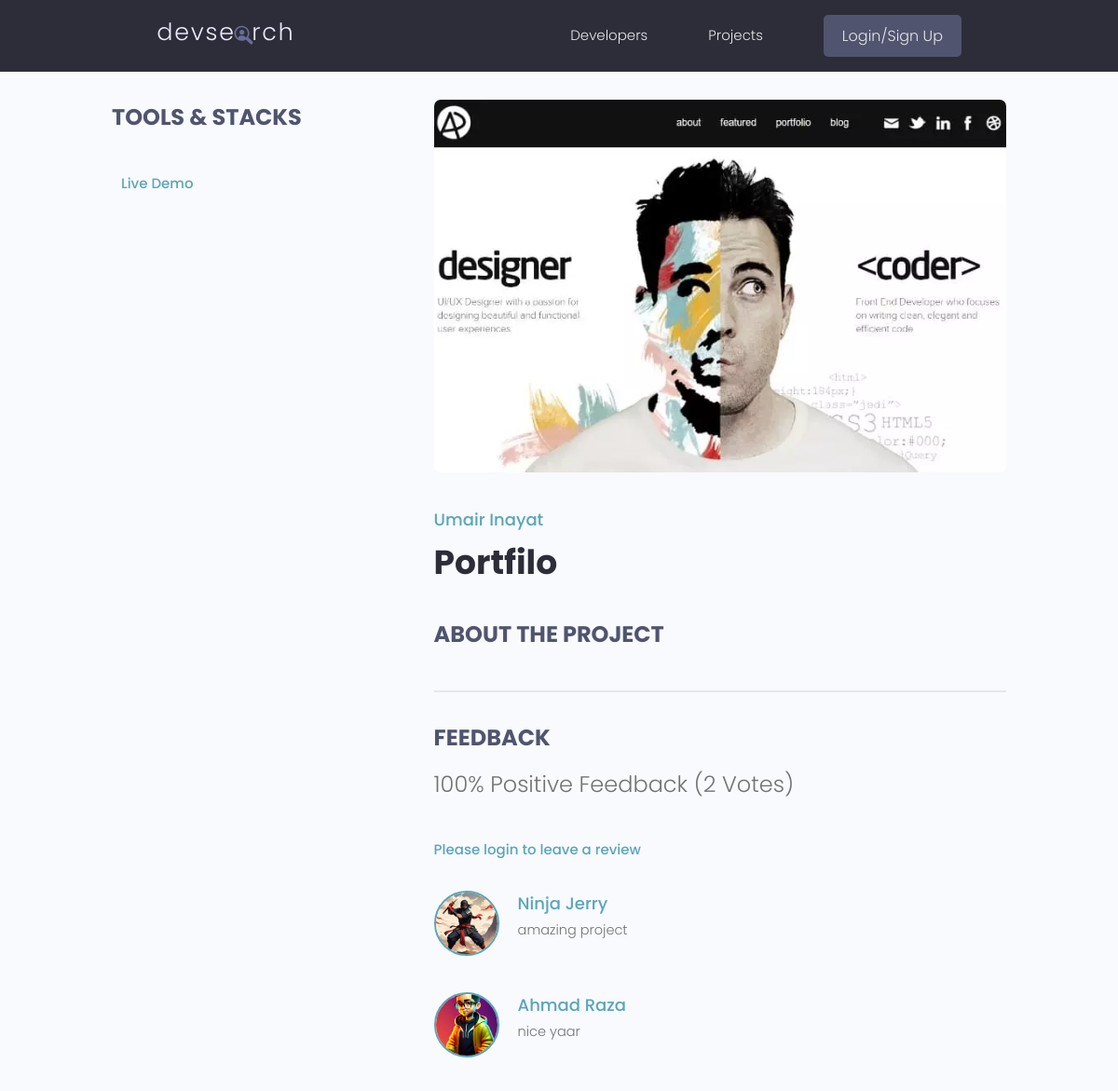
Page /projects/project/aa6848ef-ef6c-4d4f-b421-6b9e5eac281c/ on the committed database.
### projects/models.py (models this page shows, shortened)
class Project(models.Model):
    owner = models.ForeignKey(Profile, null=True, blank = True, on_delete=models.SET_NULL)
    title = models.CharField(max_length=200)
    description = models.TextField(null=True, blank = True)
    featured_image = models.ImageField(null=True, blank = True, default="default.jpg")
    technology = models.CharField(max_length=20)
    tag = models.ManyToManyField('Tag', blank= True)
    vote_total = models.IntegerField(default=0, null = True)
    vote_ratio = models.IntegerField(default=0, null = True)
    demo_link = models.CharField(max_length=2000,null=True, blank = True )
    source_link = models.CharField(max_length=2000,null=True, blank = True )
    created = models.DateTimeField(auto_now_add= True)
    id = models.UUIDField(default=uuid.uuid4, unique= True, primary_key= True, editable=False)
    class Meta:
        ordering = ['-vote_ratio', '-vote_total', 'title']
    @property
    def imageURL(self):
        try:
            url = self.featured_image.url
        except:
            url = ''
        return url
    @property
    def reviewers(self):
        queryset = self.review_set.all().values_list('owner__id', flat=True)
        return queryset

class Review(models.Model):
    VOTE_TYPE = (
        ('up', 'up'),
        ('down', 'down')
    )
    owner = models.ForeignKey(Profile, on_delete=models.CASCADE, null=True)
    project = models.ForeignKey(Project, on_delete=models.CASCADE, null=True, blank = True)
    body = models.TextField(null=True, blank = True)
    value = models.CharField(max_length=20, choices=VOTE_TYPE)
    created = models.DateTimeField(auto_now_add= True)
    id = models.UUIDField(default=uuid.uuid4,
                        unique= True, primary_key= True, editable=False)
    class Meta:
        unique_together = [['owner', 'project']]

### users/models.py (models this page shows, shortened)
class Profile(models.Model):
    user = models.OneToOneField(User, on_delete=models.CASCADE, null=True,blank= True )
    name = models.CharField(max_length=200, null=True)
    email = models.EmailField(max_length=500, null=True)
    username = models.CharField(max_length=200, null=True)
    location= models.CharField(max_length=200, null=True)
    short_intro = models.CharField(max_length=200, null=True, blank= True )
    profile_image = models.ImageField( null=True, blank= True , upload_to='profiles' , default="profiles/pro.png")
    social_github = models.CharField(max_length=200, null=True, blank= True )
    social_twitter = models.CharField(max_length=200, null=True, blank= True )
    social_linkedin = models.CharField(max_length=200, null=True, blank= True )
    social_stackoverflow = models.CharField(max_length=200, null=True, blank= True )
    description = models.TextField(blank=True)
    bio = models.TextField(max_length=500,blank=True, null=True),
    social_website = models.CharField(max_length=200, null=True, blank= True )
    id = models.UUIDField(default=uuid.uuid4, unique=True,
                        primary_key=True, editable=False)

### projects/views.py (the view, shortened to what this page needs)
# urls.py: path('project/<str:pk>/', views.project, name = "project"),
def project(request, pk):
    projectObj = Project.objects.get(id=pk)
    form = ReviewForm()
    return render(request, 'projects/single-project.html', {'project': projectObj, 'form': form})

### projects/templates/projects/single-project.html (shortened to what this page needs)
{% extends 'main.html' %}
{% block content %}
<main class="singleProject my-md">
    <div class="container">
        <div class="layout">
            <div class="column column--1of3">
                <h3 class="singleProject__subtitle">Tools & Stacks</h3>
                {% if project.demo_link %}
                <a class="singleProject__liveLink" href="{{project.demo_link}}" target="_blank">Live Demo
                </a>
                {% endif %}
            </div>
            <div class="column column--2of3">
                <img class="singleProject__preview" src="{{ project.imageURL }}" alt="portfolio thumbnail" />
                <a href="{% url 'user-profile' project.owner.id  %}"
                    class="singleProject__developer">{{project.owner.name}}</a>
                <h2 class="singleProject__title">{{project.title}}</h2>
                <h3 class="singleProject__subtitle">About the Project</h3>
                <div class="comments">
                    <h3 class="singleProject__subtitle">Feedback</h3>
                    <h5 class="project--rating">
                        {{project.vote_ratio}}% Positive Feedback ({{project.vote_total}}
                        Vote{{project.vote_total|pluralize:"s"}})
                    </h5>
                    {% if request.user.profile.id in project.reviewers %}
                    <p>You have already submitted your review for this project</p>
                    {% elif request.user.profile == project.owner %}
                    <p>You cannot review your own work</p>
                    {% else %}
                    <a href="{% url 'login' %}?next={{request.path}}">Please login to leave a review</a>
                    {% endif %}
                    <div class="commentList">
                        {% for review in project.review_set.all %}
                        {% if review.body %}
                        <div class="comment">
                            <a href="{% url 'user-profile' review.owner.id  %}">
                                <img class="avatar avatar--md" src="{{review.owner.profile_image.url}}" alt="user" />
                            </a>
                            <div class="comment__details">
                                <a href="{% url 'user-profile' review.owner.id  %}"
                                    class="comment__author">{{review.owner.name}}</a>
                                <p class="comment__info">{{review.body|linebreaksbr}}</p>
                            </div>
                        </div>
                        {% endif %}
                        {% endfor %}
                    </div>
                </div>
            </div>
        </div>
    </div>
</main>
{% endblock %}

### static/styles/app.css (style rules this page uses)
:root { --color-sub: #2d2d39; }
img { width: 100%; }
.singleProject .column--1of3 { order: 2; }
@media screen and (min-width: 1081px) { .singleProject .column--1of3 { order: 1; } }
@media screen and (min-width: 1081px) { .singleProject .column--2of3 { order: 2; } }
.singleProject__liveLink { font-weight: 500; transition: all 0.3s ease-in-out; border-bottom: 2px solid transparent; }
.singleProject__preview { height: 50vh; object-fit: cover; object-position: top center; margin-bottom: 3rem; border-radius: 0.7rem; }
.singleProject__developer { font-size: 1.8rem; font-weight: 500; }
.singleProject__title { font-size: 3.6rem; font-weight: 700; color: var(--color-sub); margin-bottom: 3rem; }
.project--rating { margin-bottom: 1.6em; margin-top: .5em; }
.singleProject__subtitle { text-transform: uppercase; font-size: 2.4rem; font-weight: 700; color: var(--color-sub-light); margin-bottom: 1rem; }
.comments { margin-top: 4rem; padding-top: 3rem; border-top: 2px solid var(--color-light); }
.commentList { margin: 3rem 0; }
.comment { display: flex; gap: 2rem; }
.comment:not(:last-child) { margin-bottom: 3rem; }
.comment__author { font-size: 1.8rem; }
.comment__info { font-size: 1.45rem; }

### static/uikit/styles/modules/_variables.css (style rules this page uses)
:root { --color-main: #5aa5b9; --color-main-light: #e6faff; --color-sub: #3f4156; --color-sub-light: #51546e; --color-sub-lighter: #ededfd; --color-text: #737373; --color-gray: #8b8b8b; --color-light: #e5e7eb; --color-light-gray: #767676; --color-bg: #f8fafd; --color-white: #fffefd; --color-white-light: #f3f3f3; --color-success: #359e64; --color-success-bg: #def8e8; --color-error: #fc4b0b; --color-error-bg: #fff2ee; --font-base: 'Poppins', arial, helvetica, 'Segoe UI', roboto, ubuntu, sans-serif; --font-monospace: 'Fira Code', 'Courier New', courier, monospace; --font-regular: 300; --font-medium: 500; --font-bold: 700; --generic-shadow: 1px 1px 5px #00000010; --generic-transition: all 0.3s ease-in-out; }

### static/uikit/styles/modules/_base.css (style rules this page uses)
* { margin: 0; padding: 0; box-sizing: border-box; text-rendering: optimizeLegibility; color: inherit; font-size: inherit; }
html { font-size: 50%; }
@media only screen and (min-width: 480px) { html { font-size: 56.25%; } }
@media only screen and (min-width: 1200px) { html { font-size: 62.5%; } }
body { line-height: 1.6; font-weight: 400; font-size: 1.5rem; color: var(--color-text); background-color: var(--color-bg); min-height: 100vh; }

### static/uikit/styles/modules/_typography.css (style rules this page uses)
* { font-family: var(--font-base); }
h2 { font-size: 3.6rem; font-weight: var(--font-bold); }
h3 { font-size: 3.2rem; font-weight: var(--font-medium); }
h5 { font-size: 2.4rem; font-weight: var(--font-medium); }
h5, h6 { font-weight: var(--font-regular); }
p, span, strong { font-size: 1.6rem; color: var(--color-text); font-weight: var(--font-regular); }
a { padding-bottom: 2px; text-decoration: none; display: inline-block; color: var(--color-main); font-weight: var(--font-medium); }

### static/uikit/styles/modules/_utilities.css (style rules this page uses)
.container { width: 92%; max-width: 165rem; margin: 0 auto; box-sizing: border-box; }
@media screen and (min-width: 1000px) { .container { width: 90%; } }
@media screen and (min-width: 1200px) { .container { width: 80%; } }
.my-md { margin: 3rem auto; }

### static/uikit/styles/modules/_avatar.css (style rules this page uses)
.avatar { border-radius: 50%; border: 2px solid var(--color-main); object-fit: cover; }
.avatar--md { height: 7rem; width: 7rem; }

### static/uikit/styles/modules/_layout.css (style rules this page uses)
.layout { display: flex; flex-flow: row wrap; justify-content: space-between; }
.layout > .column { margin-bottom: 3rem; }
.layout > .column.column--1of3 { flex-basis: 30%; }
.layout > .column.column--2of3 { flex-basis: 64%; }

### rows in the picture
Project: imageURL (picture), owner.name "Umair Inayat", title "Portfilo", vote_ratio "100", vote_total "2"
Review: owner.profile_image (picture), owner.name "Ninja Jerry", body "amazing project"
Review: owner.profile_image (picture), owner.name "Ahmad Raza", body "nice yaar"
